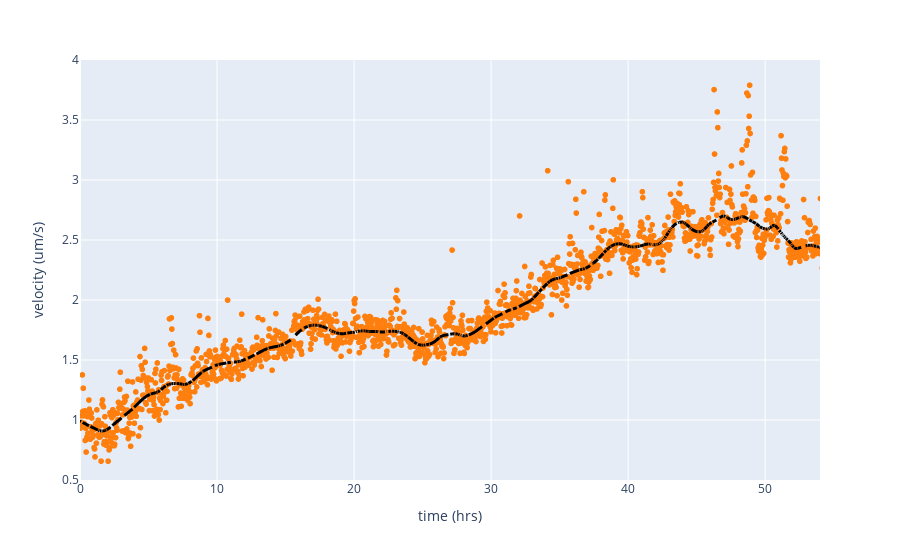

This figure's notebook cell:
### Markdown cell above
### Deep cell velocity over time

### Code cell
import plotly.colors as pc

# calculate average velocity and volume
deep_tracks_df[["dx", "dy", "dz"]] = deep_tracks_df.loc[:, ["track_id", "x", "y", "z"]].groupby(["track_id"]).diff()
deep_tracks_df["v"] = np.sqrt(deep_tracks_df["dx"]**2 + deep_tracks_df["dy"]**2 + deep_tracks_df["dz"]**2)

deep_tracks_v = deep_tracks_df.loc[:, ["t", "v"]].groupby(["t"]).mean().reset_index()

deep_tracks_v["time (hrs)"] = deep_tracks_v["t"] * t_res / 60 / 60

second_color = pc.DEFAULT_PLOTLY_COLORS[1]

fig = px.scatter(deep_tracks_v, x="time (hrs)", y="v",opacity=1, trendline="lowess", trendline_options=dict(frac=0.05),
                labels={"v":"velocity (um/s)"}, color_discrete_sequence=[second_color])

fig.update_layout(
    yaxis=dict(range=[0.5, 4])  # Set the y-axis range (min, max)
)

# Update the trendline appearance
fig.update_traces(
    selector=dict(mode="lines"),  # Select the trendline trace (line mode)
    line=dict(color="black", width=3, dash="dash")  # Change color, thickness, and style
)

fig.update_layout(xaxis=dict(range=[0,54]))

trendline_trace = fig.data[1]
v_trend = trendline_trace.y

fig.show()

fig.write_image(figure_dir + "cell_vel_vs_time.png", scale=2)

### Figure 1 — Plotly figure (JSON) as saved in the notebook; plotly's stock layout.template omitted (floating-point values rounded to 4 significant figures; data arrays with more than 128 entries replaced by an {"elided": "..."} marker saying what was removed)
{"data": [{"hovertemplate": "time (hrs)=%{x}<br>velocity (um/s)=%{y}<extra></extra>", "legendgroup": "", "marker": {"color": "rgb(255, 127, 14)", "opacity": 1, "symbol": "circle"}, "mode": "markers", "name": "", "showlegend": false, "type": "scattergl", "x": {"elided": "1600 float values"}, "xaxis": "x", "y": {"elided": "1600 float values"}, "yaxis": "y"}, {"hovertemplate": "<b>LOWESS trendline</b><br><br>time (hrs)=%{x}<br>velocity (um/s)=%{y} <b>(trend)</b><extra></extra>", "legendgroup": "", "line": {"color": "black", "dash": "dash", "width": 3}, "marker": {"color": "rgb(255, 127, 14)", "symbol": "circle"}, "mode": "lines", "name": "", "showlegend": false, "type": "scattergl", "x": {"elided": "1599 float values"}, "xaxis": "x", "y": {"elided": "1599 float values"}, "yaxis": "y"}], "layout": {"legend": {"tracegroupgap": 0}, "margin": {"t": 60}, "xaxis": {"anchor": "y", "domain": [0, 1], "range": [0, 54], "title": {"text": "time (hrs)"}}, "yaxis": {"anchor": "x", "domain": [0, 1], "range": [0.5, 4], "title": {"text": "velocity (um/s)"}}}}
